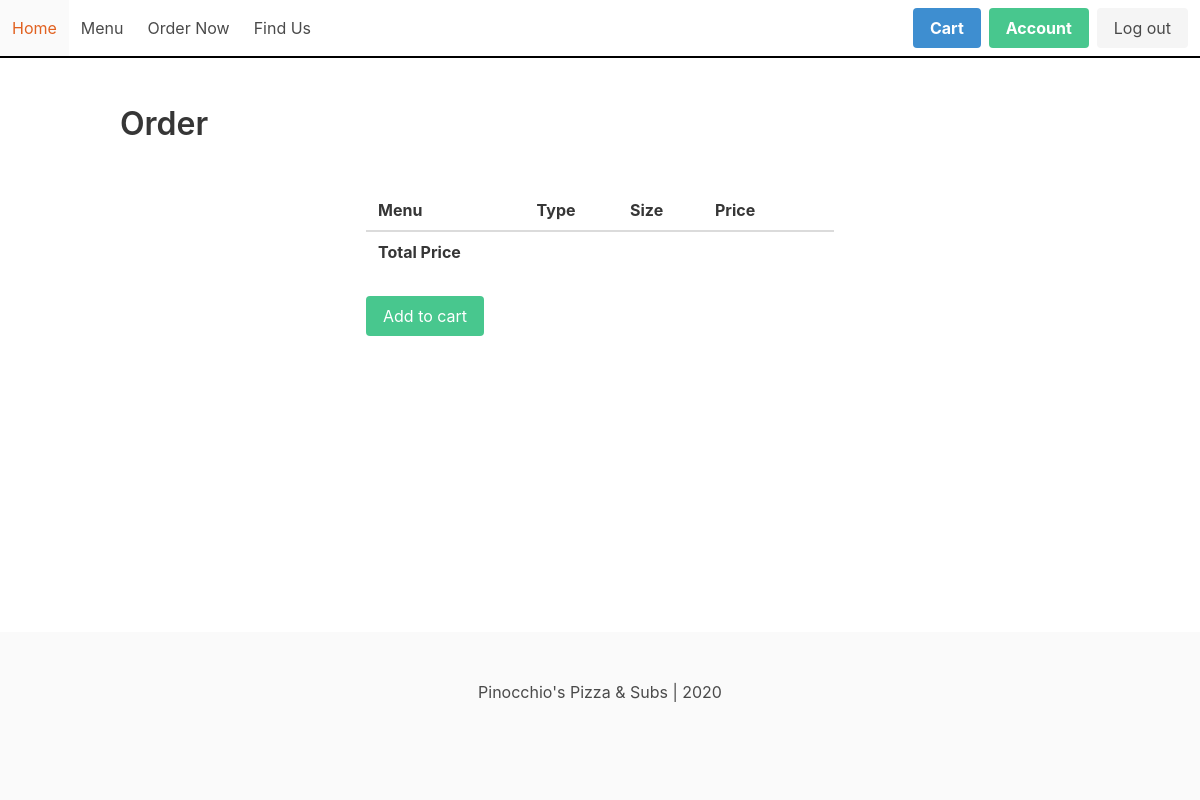
The app's page /order (signed in), older data.
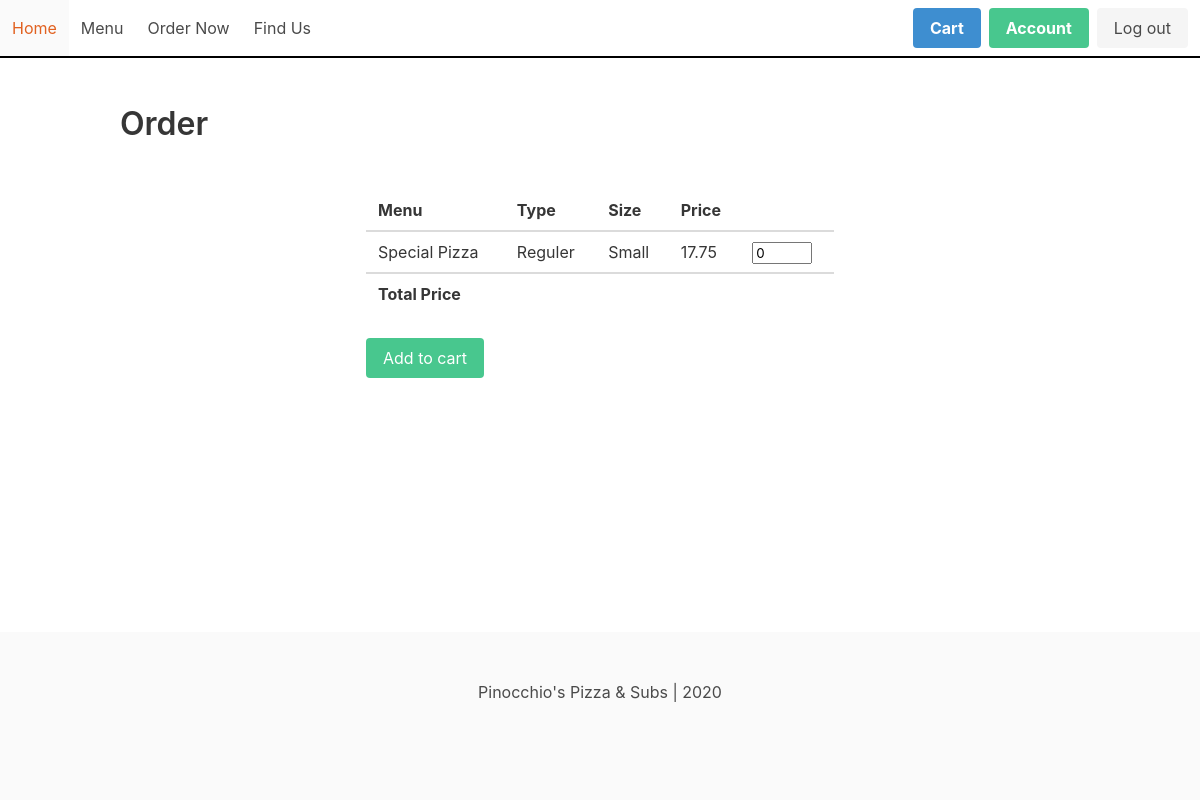
The same page, newer data.
### pizza/models.py (models this page shows)
class Menu(models.Model):
    MENU_CATEGORY = (
        ("pizza", "pizza"),
        ("pasta", 'pasta'),
        ("subs", "subs"),
        ("platters", 'platters'),
        ("toppings", "toppings"),
        ("salads", "salads")
    )
    MENU_SIZE = (
        ("Small", "Small"),
        ("Large", "Large")
    )
    MENU_PIZZA_TYPE = (
        ("Reguler", "Reguler"),
        ("Sicilian","Sicilian")
    )
    menu_id = models.AutoField(primary_key=True)
    menu_category = models.CharField(max_length=10, choices=MENU_CATEGORY)
    menu_name = models.CharField(max_length=64)
    menu_pizza_type = models.CharField(max_length=8, choices=MENU_PIZZA_TYPE, blank=True)
    size = models.CharField(max_length=6, choices=MENU_SIZE, blank=True)
    price = models.FloatField()

### pizza/views.py (the view, shortened to what this page needs)
# urls.py: path("order", views.order, name='order'),
@login_required(login_url='login')
def order(request):
    context = {
        "pizza": Pizza.objects.all(),
        "toppings": Toppings.objects.all(),
        "salads": Salads.objects.all(),
        "platters": Platters.objects.all(),
        "pasta": Pasta.objects.all(),
        "menu": Menu.objects.all(),
    }
    return render(request, "pizza/order.html", context)

### pizza/templates/pizza/order.html (shortened to what this page needs)
{% extends "pizza/base.html" %}
{% block body %}
<section class="section">
    <div class="container">
        <h1 class="title">Order</h1>
        <br>
        <div class="columns is-centered">
            <div class="column is-half">
                <form action="" method="POST">
                    <table class="table is-hoverable is-fullwidth">
                        <thead>
                            <tr>
                                <th>Menu</th>
                                <th>Type</th>
                                <th>Size</th>
                                <th>Price</th>
                                <th></th>
                            </tr>
                        </thead>
                        <tbody>
                            {% for item in menu %}
                                <tr>
                                    <td>{{ item.menu_name }}</td>
                                    <td>{{ item.menu_pizza_type}}</td>
                                    <td>{{ item.size }}</td>
                                    <td>{{ item.price }}</td>
                                    <td>
                                        <input type="number" id="{{ item.menu_id }}" name="{{ item.menu_id }}" min="0" class="quantity" value="0">
                                    </td>
                                </tr>
                            {% endfor %}
                        </tbody>
                        <tfoot>
                            <tr id="total_price">
                                <th>Total Price</th>
                                <th></th>
                                <th></th>
                                <th></th>
                                <th></th>
                            </tr>
                        </tfoot>
                    </table>
                    <div class="buttons">
                        <input type="submit" value="Add to cart" class="button is-success">
                    </div>
                </form>
            </div>
        </div>
    </div>
</section>
{% endblock %}

Row changes from the older to the newer data that the page shows:
added Menu: menu_name "Special Pizza", menu_pizza_type "Reguler", size "Small", price "17.75"
